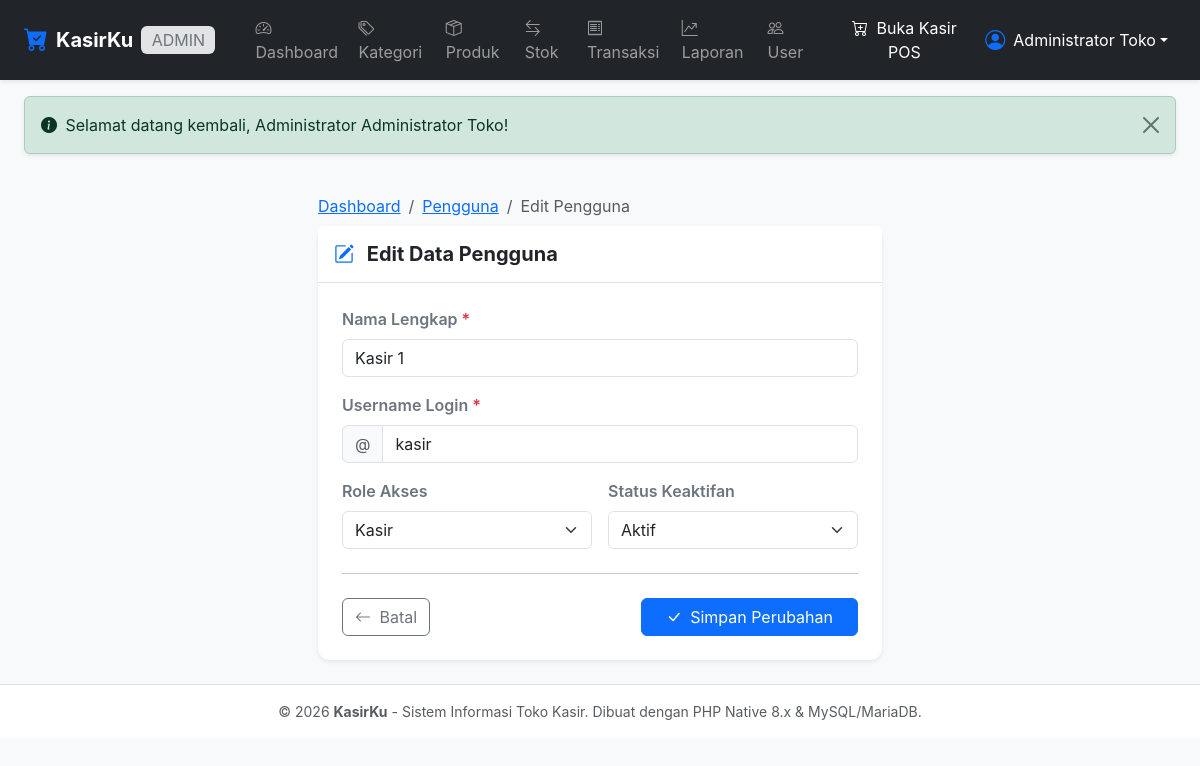
The app's page /admin/user/edit.php?id=2 (signed in) with its own data.
### tables this page shows
CREATE TABLE IF NOT EXISTS `users` (
    `id_user` INT AUTO_INCREMENT PRIMARY KEY,
    `nama` VARCHAR(100) NOT NULL,
    `username` VARCHAR(50) NOT NULL UNIQUE,
    `password` VARCHAR(255) NOT NULL,
    `role` ENUM('admin', 'kasir') NOT NULL DEFAULT 'kasir',
    `status` ENUM('aktif', 'nonaktif') NOT NULL DEFAULT 'aktif',
    `created_at` TIMESTAMP DEFAULT CURRENT_TIMESTAMP,
    `updated_at` TIMESTAMP DEFAULT CURRENT_TIMESTAMP ON UPDATE CURRENT_TIMESTAMP,
    INDEX `idx_users_role` (`role`),
    INDEX `idx_users_status` (`status`)
);

### config/database.php (called while the page is built, shortened)
<?php
function e($string) {
    return htmlspecialchars((string)$string, ENT_QUOTES, 'UTF-8');
}
function base_url($path = '') {
    return BASE_URL . ltrim($path, '/');
}

### admin/user/edit.php (the view, shortened to what this page needs)
<?php
require_once __DIR__ . '/../../includes/admin_auth.php';
$id = (int)($_GET['id'] ?? 0);
try {
    $stmt = $pdo->prepare("SELECT * FROM users WHERE id_user = :id LIMIT 1");
    $stmt->execute(['id' => $id]);
    $user = $stmt->fetch();
} catch (PDOException $e) {
    die("Terjadi kesalahan: " . htmlspecialchars($e->getMessage()));
}
$isSelf = ($user['id_user'] == $_SESSION['user_id']);
$nama     = $user['nama'];
$username = $user['username'];
$role     = $user['role'];
$status   = $user['status'];
require_once __DIR__ . '/../../includes/header.php';
require_once __DIR__ . '/../../includes/navbar.php';
?>
<div class="container-fluid px-3 px-lg-4 py-4">
    <div class="row justify-content-center">
        <div class="col-md-8 col-lg-6">
            <nav aria-label="breadcrumb">
                <ol class="breadcrumb small mb-2">
                    <li class="breadcrumb-item"><a href="<?= base_url('admin/index.php'); ?>">Dashboard</a></li>
                    <li class="breadcrumb-item"><a href="<?= base_url('admin/user/index.php'); ?>">Pengguna</a></li>
                    <li class="breadcrumb-item active" aria-current="page">Edit Pengguna</li>
                </ol>
            </nav>
            <div class="card border-0 shadow-sm">
                <div class="card-header bg-white py-3 border-bottom">
                    <h5 class="fw-bold mb-0 text-dark">
                        <i class="bi bi-pencil-square text-primary me-2"></i> Edit Data Pengguna
                    </h5>
                </div>
                <div class="card-body p-4">
                    <form method="POST" action="" autocomplete="off">
                        <div class="mb-3">
                            <label for="nama" class="form-label fw-semibold text-secondary">
                                Nama Lengkap <span class="text-danger">*</span>
                            </label>
                            <input type="text" class="form-control" id="nama" name="nama" value="<?= e($nama); ?>" required>
                        </div>
                        <div class="mb-3">
                            <label for="username" class="form-label fw-semibold text-secondary">
                                Username Login <span class="text-danger">*</span>
                            </label>
                            <div class="input-group">
                                <span class="input-group-text bg-light text-muted">@</span>
                                <input type="text" class="form-control" id="username" name="username" value="<?= e($username); ?>" required>
                            </div>
                        </div>
                        <div class="row g-3 mb-4">
                            <div class="col-md-6">
                                <label for="role" class="form-label fw-semibold text-secondary">Role Akses</label>
                                <select class="form-select" id="role" name="role" <?= $isSelf ? 'disabled' : ''; ?> required>
                                    <option value="kasir" <?= $role === 'kasir' ? 'selected' : ''; ?>>Kasir</option>
                                </select>
                            </div>
                            <div class="col-md-6">
                                <label for="status" class="form-label fw-semibold text-secondary">Status Keaktifan</label>
                                <select class="form-select" id="status" name="status" <?= $isSelf ? 'disabled' : ''; ?> required>
                                    <option value="aktif" <?= $status === 'aktif' ? 'selected' : ''; ?>>Aktif</option>
                                </select>
                            </div>
                        </div>
                        <hr class="my-4">
                        <div class="d-flex justify-content-between align-items-center">
                            <a href="<?= base_url('admin/user/index.php'); ?>" class="btn btn-outline-secondary">
                                <i class="bi bi-arrow-left me-1"></i> Batal
                            </a>
                            <button type="submit" class="btn btn-primary px-4">
                                <i class="bi bi-check-lg me-1"></i> Simpan Perubahan
                            </button>
                        </div>
                    </form>
                </div>
            </div>
        </div>
    </div>
</div>
<?php require_once __DIR__ . '/../../includes/footer.php'; ?>

### assets/css/style.css (style rules this page uses)
:root { --primary-color: #0d6efd; --primary-hover: #0b5ed7; --sidebar-width: 260px; }
body { font-family: -apple-system, BlinkMacSystemFont, "Segoe UI", Roboto, "Helvetica Neue", Arial, sans-serif; color: #334155; background-color: #f8fafc; }
.card { border: 1px solid rgba(226, 232, 240, 0.8); box-shadow: 0 1px 3px 0 rgba(0, 0, 0, 0.05); border-radius: 0.75rem; }

### records on screen
users: nama "Kasir 1", username "kasir", role "Kasir", status "Aktif"

### other values on screen
$currentRole "ADMIN"
$currentNama "Administrator Toko"
$flash['message'] "Selamat datang kembali, Administrator Administrator Toko!"
